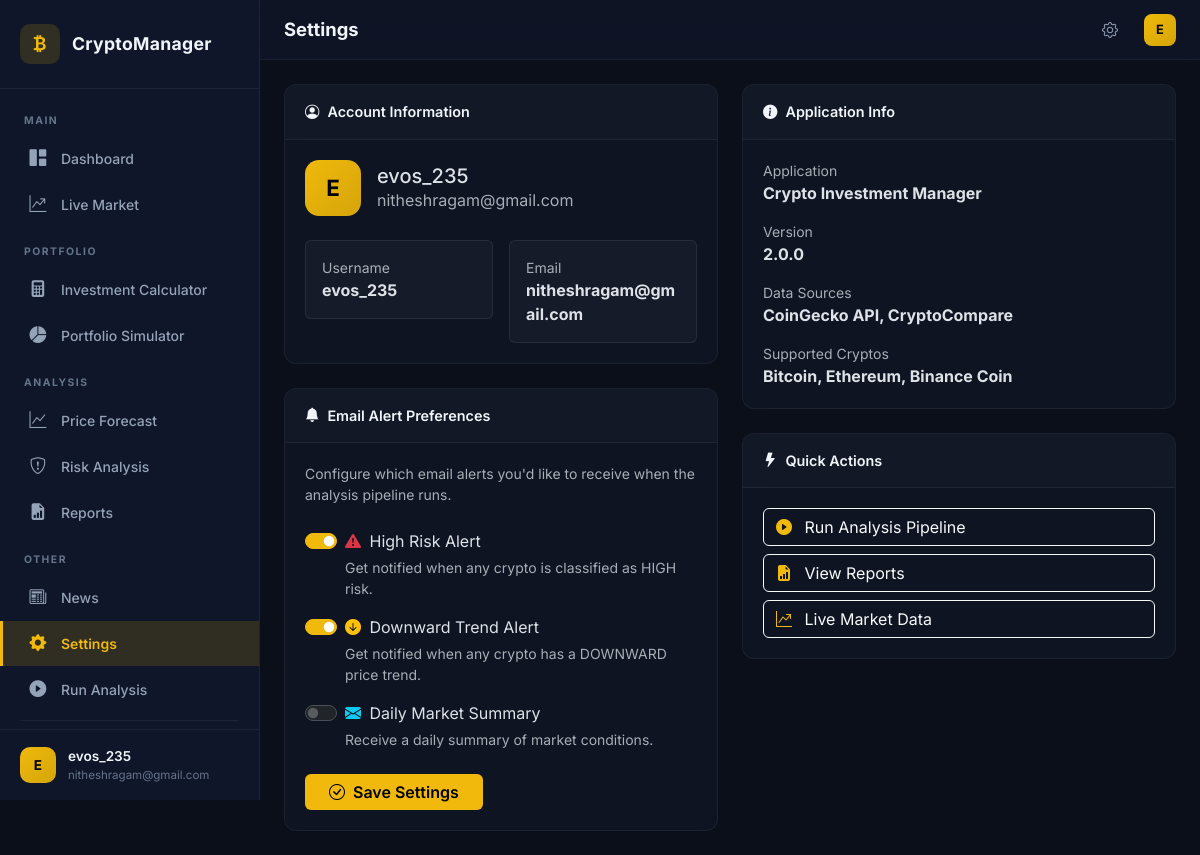
The app's page /settings (signed in) with its own data.
### models.py (models this page shows, shortened)
class User(UserMixin, db.Model):
    __tablename__ = "users"
    id = db.Column(db.Integer, primary_key=True)
    username = db.Column(db.String(80), unique=True, nullable=False)
    email = db.Column(db.String(120), unique=True, nullable=False)
    password_hash = db.Column(db.String(256), nullable=False)
    alert_high_risk = db.Column(db.Boolean, default=True)
    alert_downward_trend = db.Column(db.Boolean, default=True)
    alert_daily_summary = db.Column(db.Boolean, default=False)
    investments = db.relationship('UserInvestment', backref='user', lazy=True)

### dashboard_routes.py (the view, shortened to what this page needs)
@dashboard_bp.route("/settings", methods=["GET", "POST"])
@login_required
def settings():
    return render_template("settings.html")

### app.py (called while the page is built)
def create_app() -> Flask:
    app = Flask(__name__)
    app.config["SECRET_KEY"] = os.environ.get("FLASK_SECRET_KEY", secrets.token_hex(32))
    app.config["SQLALCHEMY_DATABASE_URI"] = f"sqlite:///{USER_DB}"
    app.config["SQLALCHEMY_TRACK_MODIFICATIONS"] = False
    db.init_app(app)
    login_manager = LoginManager()
    login_manager.login_view = "auth.login"
    login_manager.login_message_category = "info"
    login_manager.init_app(app)
    @login_manager.user_loader
    def load_user(user_id):
        return User.query.get(int(user_id))
    app.register_blueprint(auth_bp)
    app.register_blueprint(dashboard_bp)
    app.register_blueprint(analysis_bp)
    with app.app_context():
        os.makedirs(os.path.dirname(USER_DB), exist_ok=True)
        db.create_all()
    return app

### templates/settings.html (shortened to what this page needs)
{% extends "base.html" %}
{% block page_title %}Settings{% endblock %}
{% block content %}
<div class="row g-4">
    <div class="col-lg-6">
        <div class="card glass-card mb-4">
            <div class="card-header">
                <i class="bi bi-person-circle me-2"></i>Account Information
            </div>
            <div class="card-body">
                <div class="d-flex align-items-center mb-4">
                    <div class="user-avatar-lg me-3">{{ current_user.username[0]|upper }}</div>
                    <div>
                        <h5 class="mb-0">{{ current_user.username }}</h5>
                        <span class="text-muted">{{ current_user.email }}</span>
                    </div>
                </div>
                <div class="row g-3">
                    <div class="col-sm-6">
                        <div class="p-3 rounded" style="background:rgba(255,255,255,.03);border:1px solid rgba(255,255,255,.08);">
                            <div class="small text-muted">Username</div>
                            <div class="fw-bold">{{ current_user.username }}</div>
                        </div>
                    </div>
                    <div class="col-sm-6">
                        <div class="p-3 rounded" style="background:rgba(255,255,255,.03);border:1px solid rgba(255,255,255,.08);">
                            <div class="small text-muted">Email</div>
                            <div class="fw-bold">{{ current_user.email }}</div>
                        </div>
                    </div>
                </div>
            </div>
        </div>
        <div class="card glass-card">
            <div class="card-header">
                <i class="bi bi-bell-fill me-2"></i>Email Alert Preferences
            </div>
            <div class="card-body">
                <p class="text-muted small mb-4">
                    Configure which email alerts you'd like to receive when the analysis pipeline runs.
                </p>
                <form method="POST" action="{{ url_for('dashboard.settings') }}">
                    <div class="form-check form-switch mb-3">
                        <input class="form-check-input" type="checkbox" id="alert_high_risk" name="alert_high_risk"
                               {% if current_user.alert_high_risk %}checked{% endif %}>
                        <label class="form-check-label" for="alert_high_risk">
                            <i class="bi bi-exclamation-triangle-fill text-danger me-1"></i>
                            High Risk Alert
                        </label>
                        <div class="form-text text-muted">Get notified when any crypto is classified as HIGH risk.</div>
                    </div>
                    <div class="form-check form-switch mb-3">
                        <input class="form-check-input" type="checkbox" id="alert_downward_trend" name="alert_downward_trend"
                               {% if current_user.alert_downward_trend %}checked{% endif %}>
                        <label class="form-check-label" for="alert_downward_trend">
                            <i class="bi bi-arrow-down-circle-fill text-warning me-1"></i>
                            Downward Trend Alert
                        </label>
                        <div class="form-text text-muted">Get notified when any crypto has a DOWNWARD price trend.</div>
                    </div>
                    <div class="form-check form-switch mb-4">
                        <input class="form-check-input" type="checkbox" id="alert_daily_summary" name="alert_daily_summary"
                               {% if current_user.alert_daily_summary %}checked{% endif %}>
                        <label class="form-check-label" for="alert_daily_summary">
                            <i class="bi bi-envelope-fill text-info me-1"></i>
                            Daily Market Summary
                        </label>
                        <div class="form-text text-muted">Receive a daily summary of market conditions.</div>
                    </div>
                    <button type="submit" class="btn btn-accent px-4">
                        <i class="bi bi-check-circle me-1"></i> Save Settings
                    </button>
                </form>
            </div>
        </div>
    </div>
    <div class="col-lg-6">
        <div class="card glass-card mb-4">
            <div class="card-header">
                <i class="bi bi-info-circle-fill me-2"></i>Application Info
            </div>
            <div class="card-body">
                <div class="mb-3">
                    <div class="small text-muted">Application</div>
                    <div class="fw-bold">Crypto Investment Manager</div>
                </div>
                <div class="mb-3">
                    <div class="small text-muted">Version</div>
                    <div class="fw-bold">2.0.0</div>
                </div>
                <div class="mb-3">
                    <div class="small text-muted">Data Sources</div>
                    <div class="fw-bold">CoinGecko API, CryptoCompare</div>
                </div>
                <div>
                    <div class="small text-muted">Supported Cryptos</div>
                    <div class="fw-bold">Bitcoin, Ethereum, Binance Coin</div>
                </div>
            </div>
        </div>
        <div class="card glass-card">
            <div class="card-header">
                <i class="bi bi-lightning-fill me-2"></i>Quick Actions
            </div>
            <div class="card-body">
                <div class="d-grid gap-2">
                    <a href="{{ url_for('analysis.run_analysis') }}" class="btn btn-outline-light text-start">
                        <i class="bi bi-play-circle-fill me-2 text-accent"></i> Run Analysis Pipeline
                    </a>
                    <a href="{{ url_for('analysis.reports') }}" class="btn btn-outline-light text-start">
                        <i class="bi bi-file-earmark-bar-graph-fill me-2 text-accent"></i> View Reports
                    </a>
                    <a href="{{ url_for('dashboard.live_market') }}" class="btn btn-outline-light text-start">
                        <i class="bi bi-graph-up-arrow me-2 text-accent"></i> Live Market Data
                    </a>
                </div>
            </div>
        </div>
    </div>
</div>
{% endblock %}

### templates/base.html (shortened to what this page needs)
<!DOCTYPE html>
<html lang="en" data-bs-theme="dark">
<head>
    <link href="https://cdn.jsdelivr.net/npm/bootstrap@5.3.2/dist/css/bootstrap.min.css" rel="stylesheet">
    <link href="https://cdn.jsdelivr.net/npm/bootstrap-icons@1.11.3/font/bootstrap-icons.min.css" rel="stylesheet">
    <link href="{{ url_for('static', filename='css/style.css') }}" rel="stylesheet">
</head>
<body>
    {% if current_user.is_authenticated %}
    <nav id="sidebar" class="sidebar">
        <div class="sidebar-header">
            <div class="sidebar-logo">
                <i class="bi bi-currency-bitcoin"></i>
            </div>
            <span class="sidebar-brand">CryptoManager</span>
        </div>
        <ul class="sidebar-nav">
            <li class="sidebar-section">MAIN</li>
            <li>
                <a href="{{ url_for('dashboard.dashboard') }}"
                   class="{% if request.endpoint == 'dashboard.dashboard' %}active{% endif %}">
                    <i class="bi bi-grid-1x2-fill"></i> <span>Dashboard</span>
                </a>
            </li>
            <li>
                <a href="{{ url_for('dashboard.live_market') }}"
                   class="{% if request.endpoint == 'dashboard.live_market' %}active{% endif %}">
                    <i class="bi bi-graph-up-arrow"></i> <span>Live Market</span>
                </a>
            </li>
            <li class="sidebar-section">PORTFOLIO</li>
            <li>
                <a href="{{ url_for('dashboard.calculator') }}"
                   class="{% if request.endpoint == 'dashboard.calculator' %}active{% endif %}">
                    <i class="bi bi-calculator-fill"></i> <span>Investment Calculator</span>
                </a>
            </li>
            <li>
                <a href="{{ url_for('dashboard.simulator') }}"
                   class="{% if request.endpoint == 'dashboard.simulator' %}active{% endif %}">
                    <i class="bi bi-pie-chart-fill"></i> <span>Portfolio Simulator</span>
                </a>
            </li>
            <li class="sidebar-section">ANALYSIS</li>
            <li>
                <a href="{{ url_for('analysis.forecast') }}"
                   class="{% if request.endpoint == 'analysis.forecast' %}active{% endif %}">
                    <i class="bi bi-graph-up"></i> <span>Price Forecast</span>
                </a>
            </li>
            <li>
                <a href="{{ url_for('analysis.risk_analysis') }}"
                   class="{% if request.endpoint == 'analysis.risk_analysis' %}active{% endif %}">
                    <i class="bi bi-shield-exclamation"></i> <span>Risk Analysis</span>
                </a>
            </li>
            <li>
                <a href="{{ url_for('analysis.reports') }}"
                   class="{% if request.endpoint == 'analysis.reports' %}active{% endif %}">
                    <i class="bi bi-file-earmark-bar-graph-fill"></i> <span>Reports</span>
                </a>
            </li>
            <li class="sidebar-section">OTHER</li>
            <li>
                <a href="{{ url_for('dashboard.news') }}"
                   class="{% if request.endpoint == 'dashboard.news' %}active{% endif %}">
                    <i class="bi bi-newspaper"></i> <span>News</span>
                </a>
            </li>
            <li>
                <a href="{{ url_for('dashboard.settings') }}"
                   class="{% if request.endpoint == 'dashboard.settings' %}active{% endif %}">
                    <i class="bi bi-gear-fill"></i> <span>Settings</span>
                </a>
            </li>
            <li>
                <a href="{{ url_for('analysis.run_analysis') }}"
                   class="{% if request.endpoint == 'analysis.run_analysis' %}active{% endif %}">
                    <i class="bi bi-play-circle-fill"></i> <span>Run Analysis</span>
                </a>
            </li>
            <li class="sidebar-divider"></li>
        </ul>
        <div class="sidebar-footer">
            <div class="user-avatar">{{ current_user.username[0]|upper }}</div>
            <div class="user-info">
                <span class="user-name">{{ current_user.username }}</span>
                <span class="user-email">{{ current_user.email }}</span>
            </div>
        </div>
    </nav>
    <div class="main-content">
        <nav class="topbar">
            <div class="topbar-left">
                <h1 class="topbar-title">{% block page_title %}Dashboard{% endblock %}</h1>
            </div>
            <div class="topbar-right">
                <a href="{{ url_for('dashboard.settings') }}" class="topbar-icon" title="Settings">
                    <i class="bi bi-gear"></i>
                </a>
                <div class="topbar-user">
                    <div class="user-avatar-sm">{{ current_user.username[0]|upper }}</div>
                </div>
            </div>
        </nav>
        <div class="content-area">
            <div class="px-4 py-4">
                {% block content %}{% endblock %}
            </div>
        </div>
    </div>
    {% endif %}
</body>
</html>

### records on screen
User: username "E", username "evos_235", email "nitheshragam@gmail.com", alert_high_risk "☑", alert_downward_trend "☑"
